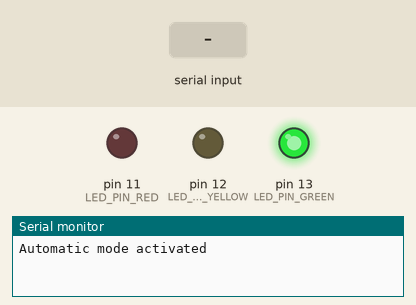
Simulated run of this sketch. Board: Arduino Uno, built with avr-gcc and run on an emulated ATmega328P. Shown: output pins drawn as LEDs (lit = HIGH), the last lines printed to the serial monitor. The inputs (shaded band) are chosen by the test bench.

Above: at 0.1 s.
At 13.1 s:
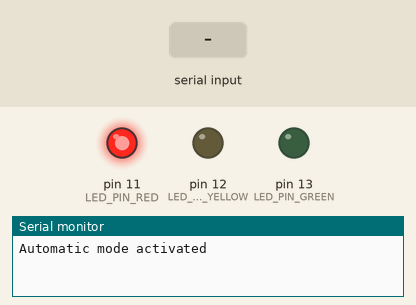
13.2 s: byte 109 (MODE_MANUAL) received over Serial
At 21.0 s:
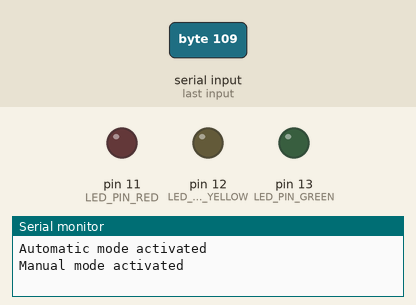
Timing chart, 0 to 22.5 s (numbered marks = the images above; inputs shaded):
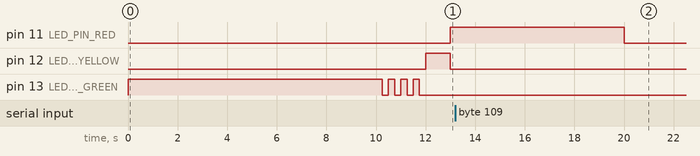

The sketch:

sketch_traffic_light.ino
```cpp
#define LED_PIN_GREEN 13
#define LED_PIN_YELLOW 12
#define LED_PIN_RED 11

#define SET_GREEN_ON 'g'
#define SET_YELLOW_BLINK 'y'
#define SET_RED_ON 'r'

#define MODE_MANUAL 'm'
#define MODE_AUTO 'a'

bool isAutoMode = true;
int autoState = 0;
char manualCommand = 0;
unsigned long previousMillis = 0;
bool isPaused = false;
unsigned long manualModeStartTime = 0; // время начала ручного режима
bool manualModeTimeout = false;

void pause(unsigned long duration) {
  previousMillis = millis();
  isPaused = true;
  while (millis() - previousMillis < duration) {
  }
  isPaused = false;
}

void update_mode() {
  if (Serial.available() > 0) {
    char cmd = Serial.read();
    if (cmd == MODE_MANUAL) {
      isAutoMode = false;
      digitalWrite(LED_PIN_GREEN, LOW);
      digitalWrite(LED_PIN_YELLOW, LOW);
      digitalWrite(LED_PIN_RED, LOW);
      Serial.println("Manual mode activated");
      manualModeStartTime = millis();
      manualModeTimeout = false;
    } else if (cmd == MODE_AUTO) {
      isAutoMode = true;
      Serial.println("Automatic mode activated");
    }

    if (!isAutoMode) {
      manualCommand = cmd;
    }
  }
}

void process_auto_mode() {
  if (autoState == 0) {
    digitalWrite(LED_PIN_GREEN, HIGH);
    digitalWrite(LED_PIN_YELLOW, LOW);
    digitalWrite(LED_PIN_RED, LOW);
    pause(10000);
    for (int i = 0; i < 4; i++) {
      digitalWrite(LED_PIN_GREEN, HIGH);
      pause(250);
      digitalWrite(LED_PIN_GREEN, LOW);
      pause(250);
    }
    autoState = 1;
  } else if (autoState == 1) {
    digitalWrite(LED_PIN_GREEN, LOW);
    digitalWrite(LED_PIN_YELLOW, HIGH);
    digitalWrite(LED_PIN_RED, LOW);
    pause(1000);
    autoState = 2;
  } else if (autoState == 2) {
    digitalWrite(LED_PIN_YELLOW, LOW);
    digitalWrite(LED_PIN_RED, HIGH);
    pause(7000);
    autoState = 3;
  }
  else if(autoState==3){
    digitalWrite(LED_PIN_GREEN, LOW);
    digitalWrite(LED_PIN_YELLOW, HIGH);
    digitalWrite(LED_PIN_RED, LOW);
    pause(1000);
    autoState = 0;
  }
}

void process_manual_mode() {
  unsigned long currentMillis = millis();
  if (currentMillis - manualModeStartTime >= 60000) {
    Serial.println("Manual mode timeout. Returning to automatic mode.");
    isAutoMode = true;
    return;
  }

  if (manualCommand == SET_GREEN_ON) {
    if (digitalRead(LED_PIN_RED) == HIGH) {
      digitalWrite(LED_PIN_RED, LOW);
      digitalWrite(LED_PIN_YELLOW, HIGH);
      pause(3000);
    }
    digitalWrite(LED_PIN_YELLOW, LOW);
    digitalWrite(LED_PIN_GREEN, HIGH);
  } else if (manualCommand == SET_RED_ON) {
    if (digitalRead(LED_PIN_GREEN) == HIGH) {
      digitalWrite(LED_PIN_GREEN, LOW);
      digitalWrite(LED_PIN_YELLOW, HIGH);
      pause(3000);
    }
    digitalWrite(LED_PIN_YELLOW, LOW);
    digitalWrite(LED_PIN_RED, HIGH);
  }
}

void setup() {
  Serial.begin(9600);
  pinMode(LED_PIN_GREEN, OUTPUT);
  pinMode(LED_PIN_YELLOW, OUTPUT);
  pinMode(LED_PIN_RED, OUTPUT);
  Serial.println("Automatic mode activated");
}

void loop() {
  update_mode();

  if (isAutoMode) {
    process_auto_mode();
  } else {
    process_manual_mode();
  }
}
```

Measured:
- after the input at 13.2 s, pin 12 (LED_PIN_YELLOW): stays LOW (without the input it goes to HIGH after 6.8 s); pin 13 (LED_PIN_GREEN): stays LOW (without the input it goes to HIGH after 7.8 s)
- by itself, pin 13 (LED_PIN_GREEN): repeats every 0.50 s: LOW 0.25 s, HIGH 0.25 s, until it stays LOW from 11.8 s
